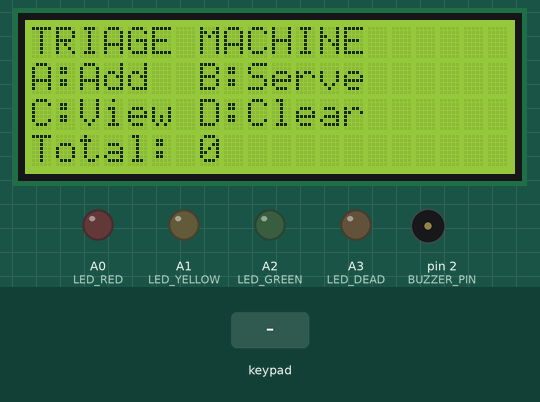
Simulated run of this sketch. Board: Arduino Uno, built with avr-gcc and run on an emulated ATmega328P. Shown: 20×4 character LCD, output pins drawn as LEDs (lit = HIGH), buzzer (waves = sounding, pin HIGH). The test bench sets the inputs (shaded band).

Above: at 1.5 s.
1.6 s: key 'B' pressed
At 2.1 s:
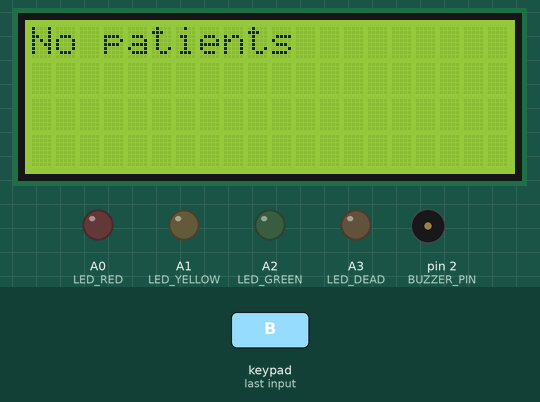
4.1 s: keypad keys 3 4 5 6 A pressed 0.4 s apart
At 6.1 s:
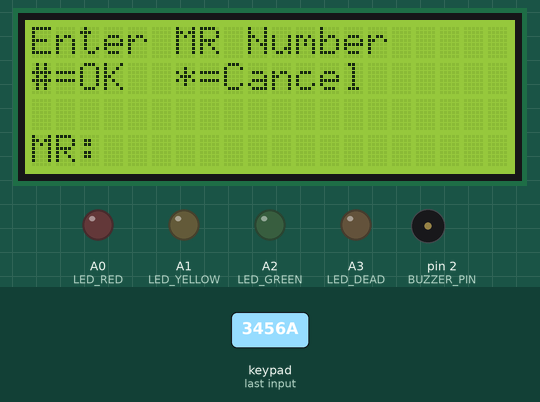
7.6 s: keypad keys 3 4 5 6 # pressed 0.4 s apart
At 10.7 s:
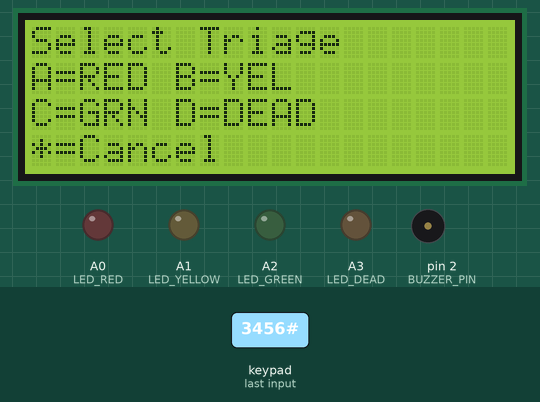
11.1 s: key 'D' pressed
At 12.9 s:
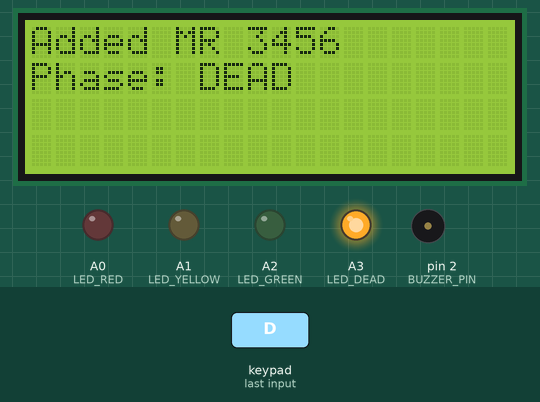
13.4 s: key 'C' pressed
At 14.4 s:
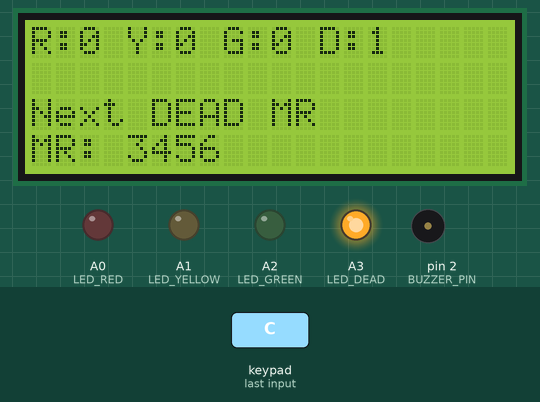
14.9 s: key '*' pressed
At 16.1 s:
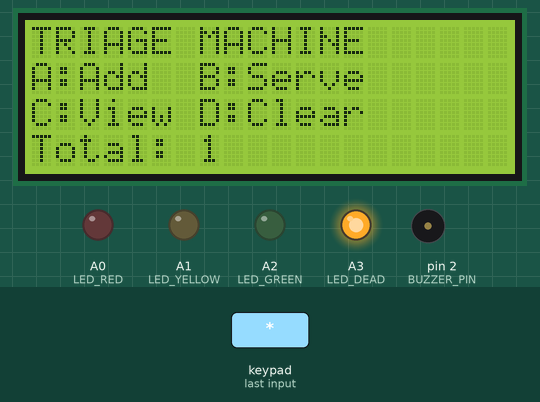
Timing chart, 0 to 17.4 s (numbered marks = the images above; inputs shaded):
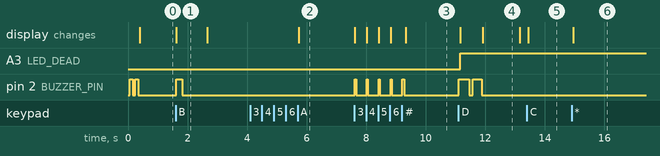

Measured:
- after the input at 1.6 s, pin 2 (BUZZER_PIN): LOW → HIGH at once, → LOW 0.20 s later; the display: changes at once (image 1)
- after the input at 4.1 s, the display: changes after 1.6 s (image 2)
- after the input at 7.6 s, pin 2 (BUZZER_PIN): alternates HIGH for 0.04 s and LOW for 0.36 s, 10 changes in all, then stays LOW, starting at once; the display: first changes at once (image 3 shows a later state)
- after the input at 11.1 s, A3 (LED_DEAD): LOW → HIGH after 0.07 s; pin 2 (BUZZER_PIN): alternates HIGH for 0.33 s and LOW for 0.12 s, 4 changes in all, then stays LOW, starting at once; the display: first changes after 0.07 s (image 4 shows a later state)
- after the input at 13.4 s, the display: changes at once (image 5)
- after the input at 14.9 s, the display: changes after 0.06 s (image 6)
- what the display in image 1 shows lasts 1.1 s, from 1.6 s to 2.7 s

The sketch:

TriageMachine.ino
```cpp
/*
  ============================================================================
  Project      : Emergency Triage Management System (Hardware Simulation)
  Subject      : Data Structures and Algorithms (DSA)
  Description  : This project demonstrates a real-world, hardware-based
                 implementation of the Queue data structure. It simulates
                 a hospital emergency triage system, where incoming patients
                 are categorized into priority levels (RED, YELLOW, GREEN,
                 and DEAD) and served in First-In-First-Out (FIFO) order
                 within each priority category.

                 The system uses a 4x4 matrix keypad for user input, a
                 20x4 I2C LCD for status display, a buzzer for audio
                 feedback, and status LEDs to indicate which queues are
                 currently active.

  Authors      : Umar Khan (Lead Developer)
                 Huzaifa Masood (Assisted with Classroom Presentation)

  Note         : This sketch was created as the Final Project submission
                 for the DSA course. Inline comments are provided
                 throughout the code to guide readers through the logic
                 and hardware interfacing.
  ============================================================================
*/

#include <Wire.h>
#include <LiquidCrystal_I2C.h>
#include <Keypad.h>

// ============================================================================
// LCD CONFIGURATION
// ============================================================================
// I2C address is commonly 0x27 or 0x3F depending on the LCD backpack module.
// Display size: 20 columns x 4 rows.
LiquidCrystal_I2C lcd(0x27, 20, 4);   // change to 0x3F if the screen stays blank

// ============================================================================
// BUZZER CONFIGURATION
// ============================================================================
// Used to give audible feedback for keypresses, confirmations, and errors.
const int BUZZER_PIN = 2;

// ============================================================================
// STATUS LED CONFIGURATION
// ============================================================================
// Each LED lights up whenever its corresponding queue contains at least
// one patient, giving an at-a-glance view of active triage categories.
// A0 = RED, A1 = YELLOW, A2 = GREEN, A3 = DEAD
const int LED_RED    = A0;
const int LED_YELLOW = A1;
const int LED_GREEN  = A2;
const int LED_DEAD   = A3;

// IMPORTANT: Some DEAD-status LEDs are wired active-LOW (they light up when
// the pin is LOW instead of HIGH). Set this flag to match your wiring.
// If your DEAD LED stays ON by default and turns OFF once a patient is
// registered, keep this set to false.
const bool DEAD_LED_ACTIVE_LOW = false;

// ============================================================================
// KEYPAD CONFIGURATION
// ============================================================================
const byte ROWS = 4;
const byte COLS = 4;

// Physical key layout, verified against the wired keypad module.
char keys[ROWS][COLS] = {
  {'D','C','B','A'},
  {'#','9','6','3'},
  {'0','8','5','2'},
  {'*','7','4','1'}
};

// Digital pins connected to the keypad's row and column lines.
byte rowPins[ROWS] = {3, 4, 5, 6};
byte colPins[COLS] = {7, 8, 9, 10};

Keypad keypad = Keypad(makeKeymap(keys), rowPins, colPins, ROWS, COLS);

// ============================================================================
// QUEUE DATA STRUCTURE
// ============================================================================
// Core DSA concept: a circular queue implemented using a fixed-size array,
// with head/tail pointers and a count to track the number of stored items.
// Each queue holds Medical Record (MR) numbers for patients in that
// priority category, served strictly in FIFO order.
const int MAXQ = 20;   // maximum patients per priority queue

struct Queue {
  long data[MAXQ];   // circular buffer storing MR numbers
  int head;          // index of the front element (next to be served)
  int tail;          // index where the next element will be inserted
  int count;         // current number of elements in the queue
};

// One queue per triage priority level.
Queue qRed, qYellow, qGreen, qDead;

// ============================================================================
// AUDIO FEEDBACK HELPERS
// ============================================================================

// Sounds the buzzer for a given duration (in milliseconds).
void beep(int ms) {
  digitalWrite(BUZZER_PIN, HIGH);
  delay(ms);
  digitalWrite(BUZZER_PIN, LOW);
}

// Plays a distinct beep pattern depending on triage level, so the operator
// gets audible confirmation of which category was just used.
void beepPattern(int lvl) {
  if (lvl == 1) { beep(80); delay(60); beep(80); delay(60); beep(80); }   // RED    -> 3 short beeps
  else if (lvl == 2) { beep(120); delay(80); beep(120); }                 // YELLOW -> 2 medium beeps
  else if (lvl == 3) { beep(150); }                                       // GREEN  -> 1 beep
  else if (lvl == 4) { beep(300); delay(120); beep(300); }                // DEAD   -> 2 long beeps
}

// ============================================================================
// QUEUE OPERATIONS (CORE DSA LOGIC)
// ============================================================================

// Resets a queue to its empty state.
void qInit(Queue &q) { q.head = q.tail = q.count = 0; }

// Enqueue: inserts an MR number at the tail of the queue.
// Returns false if the queue is already full (overflow condition).
bool qPush(Queue &q, long mr) {
  if (q.count >= MAXQ) return false;
  q.data[q.tail] = mr;
  q.tail = (q.tail + 1) % MAXQ;   // wrap around for circular buffer behavior
  q.count++;
  return true;
}

// Dequeue: removes and returns the MR number at the head of the queue.
// Returns false if the queue is empty (underflow condition).
bool qPop(Queue &q, long &mr) {
  if (q.count == 0) return false;
  mr = q.data[q.head];
  q.head = (q.head + 1) % MAXQ;   // wrap around for circular buffer behavior
  q.count--;
  return true;
}

// Peek: returns the MR number at the head of the queue without removing it.
// Returns -1 if the queue is empty.
long qPeek(Queue &q) {
  if (q.count == 0) return -1;
  return q.data[q.head];
}

// Returns the total number of patients currently registered across
// all four priority queues.
int totalPatients() {
  return qRed.count + qYellow.count + qGreen.count + qDead.count;
}

// ============================================================================
// LED STATUS INDICATORS
// ============================================================================

// Writes the DEAD LED state while accounting for active-HIGH vs active-LOW wiring.
void writeDeadLed(bool on) {
  if (!DEAD_LED_ACTIVE_LOW) {
    digitalWrite(LED_DEAD, on ? HIGH : LOW);
  } else {
    digitalWrite(LED_DEAD, on ? LOW : HIGH);
  }
}

// Refreshes all four status LEDs based on whether each queue currently
// has one or more patients waiting.
void updatePhaseLEDs() {
  digitalWrite(LED_RED,    (qRed.count    > 0) ? HIGH : LOW);
  digitalWrite(LED_YELLOW, (qYellow.count > 0) ? HIGH : LOW);
  digitalWrite(LED_GREEN,  (qGreen.count  > 0) ? HIGH : LOW);
  writeDeadLed(qDead.count > 0);
}

// ============================================================================
// LCD SCREENS
// ============================================================================

// Main menu screen showing available actions and the total patient count.
void showHome() {
  lcd.clear();
  lcd.setCursor(0,0); lcd.print("TRIAGE MACHINE");
  lcd.setCursor(0,1); lcd.print("A:Add  B:Serve");
  lcd.setCursor(0,2); lcd.print("C:View D:Clear");
  lcd.setCursor(0,3); lcd.print("Total: ");
  lcd.print(totalPatients());
}

// Displays a live summary of all queue counts and previews the next
// patient in line, following priority order (RED > YELLOW > GREEN > DEAD).
void showCounts() {
  lcd.clear();
  lcd.setCursor(0,0);
  lcd.print("R:"); lcd.print(qRed.count);
  lcd.print(" Y:"); lcd.print(qYellow.count);
  lcd.print(" G:"); lcd.print(qGreen.count);
  lcd.print(" D:"); lcd.print(qDead.count);

  lcd.setCursor(0,2);
  long mr = -1;
  // Check queues in priority order to find the next patient to be served.
  if (qRed.count)        { lcd.print("Next RED  MR "); mr = qPeek(qRed); }
  else if (qYellow.count){ lcd.print("Next YEL  MR "); mr = qPeek(qYellow); }
  else if (qGreen.count) { lcd.print("Next GRN  MR "); mr = qPeek(qGreen); }
  else if (qDead.count)  { lcd.print("Next DEAD MR "); mr = qPeek(qDead); }
  else                   { lcd.print("No patients"); }

  if (mr != -1) {
    lcd.setCursor(0,3);
    lcd.print("MR: "); lcd.print(mr);
  } else {
    lcd.setCursor(0,3);
    lcd.print("* to back");
  }
}

// ============================================================================
// INPUT FLOWS
// ============================================================================

// Prompts the operator to key in a patient's Medical Record (MR) number.
// '#' confirms entry, '*' cancels and returns to the previous screen.
// Returns the entered MR number, or -1 if cancelled.
long enterMR() {
  String mr = "";
  lcd.clear();
  lcd.setCursor(0,0); lcd.print("Enter MR Number");
  lcd.setCursor(0,1); lcd.print("#=OK  *=Cancel");
  lcd.setCursor(0,3); lcd.print("MR: ");

  while (true) {
    char k = keypad.getKey();
    if (!k) continue;   // no key pressed this cycle, keep polling

    if (k >= '0' && k <= '9') {
      // Append digit, capped at 10 digits to avoid overflow/display issues.
      if (mr.length() < 10) {
        mr += k;
        lcd.setCursor(4,3); lcd.print("                ");
        lcd.setCursor(4,3); lcd.print(mr);
        beep(35);
      }
    } else if (k == '*') {
      beep(120);
      return -1;   // cancelled by operator
    } else if (k == '#') {
      if (mr.length() == 0) { beep(200); continue; }   // reject empty entry
      beep(80);
      return mr.toInt();
    } else {
      beep(150);   // invalid key for this context
    }
  }
}

// Prompts the operator to classify the patient into one of the four
// triage levels using keys A/B/C/D. Returns -1 if cancelled.
int selectTriage() {
  lcd.clear();
  lcd.setCursor(0,0); lcd.print("Select Triage");
  lcd.setCursor(0,1); lcd.print("A=RED B=YEL");
  lcd.setCursor(0,2); lcd.print("C=GRN D=DEAD");
  lcd.setCursor(0,3); lcd.print("*=Cancel");

  while (true) {
    char k = keypad.getKey();
    if (!k) continue;

    if (k == '*') return -1;
    if (k == 'A') { beep(60); return 1; }   // RED    -> highest priority
    if (k == 'B') { beep(60); return 2; }   // YELLOW -> medium priority
    if (k == 'C') { beep(60); return 3; }   // GREEN  -> low priority
    if (k == 'D') { beep(60); return 4; }   // DEAD   -> lowest priority
    beep(150);   // invalid key
  }
}

// ============================================================================
// MAIN OPERATIONS
// ============================================================================

// Registers a new patient: collects MR number and triage level, then
// enqueues the patient into the corresponding priority queue.
void addPatientFlow() {
  long mr = enterMR();
  if (mr < 0) { showHome(); return; }   // operator cancelled

  int lvl = selectTriage();
  if (lvl < 0) { showHome(); return; }  // operator cancelled

  // Enqueue into the queue matching the selected priority level.
  bool ok = false;
  if (lvl == 1) ok = qPush(qRed, mr);
  else if (lvl == 2) ok = qPush(qYellow, mr);
  else if (lvl == 3) ok = qPush(qGreen, mr);
  else if (lvl == 4) ok = qPush(qDead, mr);

  lcd.clear();
  if (!ok) {
    // Queue overflow: the selected priority category is already full.
    lcd.setCursor(0,0); lcd.print("Queue Full!");
    beep(300);
    delay(1000);
    showHome();
    return;
  }

  updatePhaseLEDs();
  beepPattern(lvl);

  lcd.setCursor(0,0); lcd.print("Added MR "); lcd.print(mr);
  lcd.setCursor(0,1); lcd.print("Phase: ");
  if (lvl == 1) lcd.print("RED");
  if (lvl == 2) lcd.print("YELLOW");
  if (lvl == 3) lcd.print("GREEN");
  if (lvl == 4) lcd.print("DEAD");
  delay(1200);

  showHome();
}

// Serves (dequeues) the next patient, always respecting strict priority
// order: RED is served before YELLOW, YELLOW before GREEN, and so on.
void serveNext() {
  long mr; int lvl = 0;

  // Priority-order dequeue: only move to the next category if the
  // higher-priority queue is empty.
  if (qRed.count && qPop(qRed, mr)) lvl = 1;
  else if (qYellow.count && qPop(qYellow, mr)) lvl = 2;
  else if (qGreen.count && qPop(qGreen, mr)) lvl = 3;
  else if (qDead.count && qPop(qDead, mr)) lvl = 4;

  lcd.clear();
  if (lvl == 0) {
    // All queues are empty, nothing to serve (underflow condition).
    lcd.setCursor(0,0); lcd.print("No patients");
    beep(200);
    delay(800);
    showHome();
    return;
  }

  updatePhaseLEDs();
  beepPattern(lvl);

  lcd.setCursor(0,0); lcd.print("Serving MR ");
  lcd.print(mr);
  lcd.setCursor(0,1); lcd.print("Phase: ");
  if (lvl == 1) lcd.print("RED");
  if (lvl == 2) lcd.print("YELLOW");
  if (lvl == 3) lcd.print("GREEN");
  if (lvl == 4) lcd.print("DEAD");

  delay(1300);
  showHome();
}

// Clears all four queues after operator confirmation. Used to reset
// the system, e.g. at the start of a new shift or demonstration.
void clearAll() {
  lcd.clear();
  lcd.setCursor(0,0); lcd.print("Clear all queues?");
  lcd.setCursor(0,1); lcd.print("#=Yes  *=No");

  while (true) {
    char k = keypad.getKey();
    if (!k) continue;

    if (k == '*') { showHome(); return; }   // cancelled
    if (k == '#') {
      // Confirmed: reinitialize every queue to empty.
      qInit(qRed); qInit(qYellow); qInit(qGreen); qInit(qDead);
      updatePhaseLEDs();
      beep(200); delay(100); beep(200);
      lcd.setCursor(0,3); lcd.print("Cleared");
      delay(800);
      showHome();
      return;
    }
    beep(150);   // invalid key
  }
}

// ============================================================================
// SETUP & MAIN LOOP
// ============================================================================

void setup() {
  pinMode(BUZZER_PIN, OUTPUT);
  digitalWrite(BUZZER_PIN, LOW);

  pinMode(LED_RED, OUTPUT);
  pinMode(LED_YELLOW, OUTPUT);
  pinMode(LED_GREEN, OUTPUT);
  pinMode(LED_DEAD, OUTPUT);

  // Initialize all four priority queues to an empty state.
  qInit(qRed); qInit(qYellow); qInit(qGreen); qInit(qDead);

  lcd.init();
  lcd.backlight();

  // Ensure LEDs reflect the (empty) starting state correctly.
  updatePhaseLEDs();

  beep(100); delay(80); beep(100);   // startup confirmation beep
  showHome();
}

void loop() {
  char k = keypad.getKey();
  if (!k) return;   // no key pressed, keep polling

  if (k == 'A') addPatientFlow();       // Add a new patient
  else if (k == 'B') serveNext();       // Serve the next patient by priority
  else if (k == 'C') {                  // View current queue status
    showCounts();
    while (true) {
      char x = keypad.getKey();
      if (x == '*') { showHome(); break; }   // '*' returns to main menu
    }
  }
  else if (k == 'D') clearAll();        // Clear all queues
}
```
